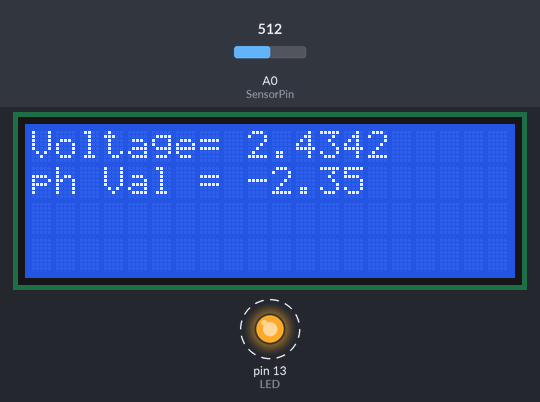
A sketch run on a simulated Arduino Uno, built with avr-gcc and run on an emulated ATmega328P. On the bench: 20×4 character LCD, output pins drawn as LEDs (lit = HIGH). Dashed ring = blinking. The inputs (shaded band) are chosen by the test bench; at power-on: A0 (SensorPin) = 512. What the sketch prints to the serial monitor is not drawn.

Above: at 1.5 s.
1.6 s: A0 (SensorPin) set to 716
At 2.4 s:
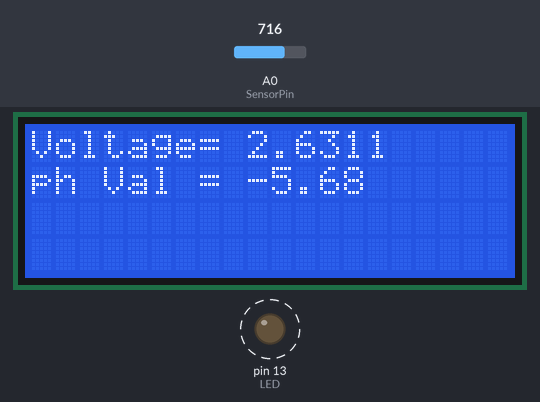
4.0 s: A0 (SensorPin) set to 900
At 4.9 s:
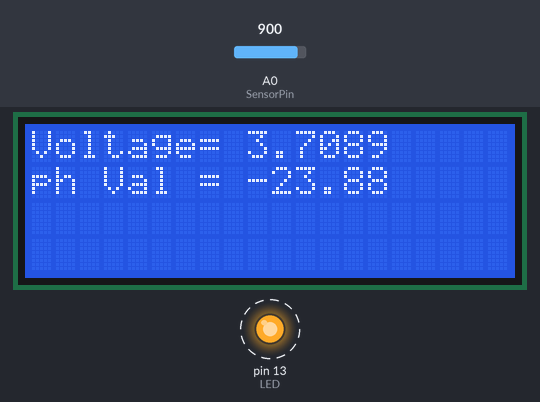
6.5 s: A0 (SensorPin) set to 1023
At 8.2 s:
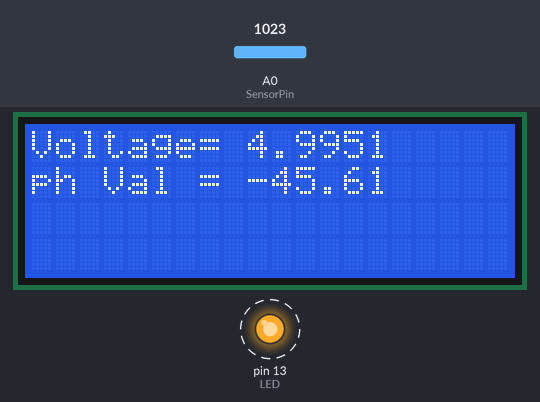
Timing chart, 0 to 15.0 s (numbered marks = the images above; inputs shaded):
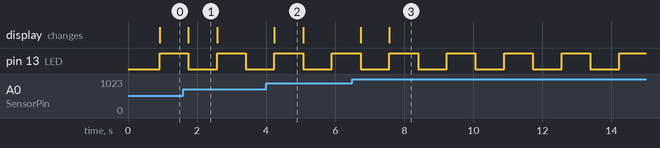

Measured:
- after the input at 1.6 s, the display: changes after 0.15 s (image 1)
- after the input at 4.0 s, the display: changes after 0.24 s (image 2)
- after the input at 6.5 s, the display: first changes after 0.24 s (image 3 shows a later state)
- by itself, pin 13 (LED): alternates HIGH for 0.83 s and LOW for 0.83 s
- what the display in image 1 shows lasts 0.9 s, from 1.7 s to 2.6 s

The sketch:

Sensor_PH.ino
```cpp
#include <Wire.h>
#include <LiquidCrystal_I2C.h>

LiquidCrystal_I2C lcd(0x27, 20, 4); // Alamat I2C, kolom, baris

#define KALIBRASI_PH false
#define NILAI_PH_KALIBRASI  4.01
#define SAMPLING_KALIBRASI  200

#define SensorPin A0
#define Offset    38.75929108
#define k         -16.88990526
#define LED       13
#define samplingInterval  20
#define printInterval     800
#define ArrayLenth        40    // times of collection
#define TAMPIL_SERIAL     true  // tampilkan hasil di serial monitor

int pHArray[ArrayLenth];   // Menyimpan nilai rata2 hasil pembacaan sensor
int pHArrayIndex = 0;

void setup(void) {
  pinMode(LED, OUTPUT);
#if TAMPIL_SERIAL
  Serial.begin(9600);
  Serial.println("STARTED");
#endif

  lcd.init();
  lcd.backlight();
  lcd.clear();
  lcd.setCursor(0, 0);
  lcd.print("Voltage= ");
  lcd.setCursor(0, 1);
  lcd.print("ph Val = ");
}

void loop(void) {
  static unsigned long samplingTime = millis();
  static unsigned long printTime = millis();
  static double pHValue, voltage;

#if KALIBRASI_PH  // MODE KALIBRASI
  double voltKalibrasi = 0;
  uint16_t samplingKalibrasi = SAMPLING_KALIBRASI;
#if TAMPIL_SERIAL
  Serial.print("KALIBRASI PH : ");
  Serial.println(NILAI_PH_KALIBRASI);
#endif
  lcd.setCursor(0, 0);
  lcd.print("KALIBRASI PH: ");
  lcd.setCursor(16, 0);
  lcd.print(NILAI_PH_KALIBRASI);
  for (uint16_t i = 0; i < samplingKalibrasi; i++) {
    voltage = analogRead(SensorPin) * 5.0 / 1024;
    voltKalibrasi += voltage;
    delay(samplingInterval);
#if TAMPIL_SERIAL
    Serial.print('.');
#endif
  }
#if TAMPIL_SERIAL
  Serial.println();
#endif
  voltKalibrasi /= samplingKalibrasi;
  delay(2000);
#if TAMPIL_SERIAL
  Serial.print("NILAI PH : ");
  Serial.print(NILAI_PH_KALIBRASI);
  Serial.print("\t\tVOLTAGE : ");
  Serial.println(voltKalibrasi, 4);
#endif
  lcd.clear();
  lcd.setCursor(0, 0);
  lcd.print("Nilai PH : ");
  lcd.setCursor(11, 0);
  lcd.print(NILAI_PH_KALIBRASI);
  lcd.setCursor(0, 1);
  lcd.print("Voltage : ");
  lcd.setCursor(10, 1);
  lcd.print(voltKalibrasi, 4);
  while (1) {};
#else // MODE EKSEKUSI
  if (millis() - samplingTime > samplingInterval) {
    pHArray[pHArrayIndex++] = analogRead(SensorPin);
    if (pHArrayIndex == ArrayLenth) pHArrayIndex = 0;

    voltage = avergearray(pHArray, ArrayLenth) * 5.0 / 1024;
    pHValue = k * voltage + Offset;
    samplingTime = millis();
  }

  // Setiap 800 mili detik, print a hasil pembacaan, ubah nyala kondisi LED
  if (millis() - printTime > printInterval) {
#if TAMPIL_SERIAL
    Serial.print("Voltage:");
    Serial.print(voltage, 4);
    Serial.print("    pH value: ");
    Serial.println(pHValue, 2);
#endif
    lcd.setCursor(9, 0);
    lcd.print("        ");
    lcd.setCursor(9, 1);
    lcd.print("        ");
    lcd.setCursor(9, 0);
    lcd.print(voltage, 4);
    lcd.setCursor(9, 1);
    lcd.print(pHValue);
    digitalWrite(LED, digitalRead(LED) ^ 1);
    printTime = millis();
  }
#endif
}

double avergearray(int* arr, int number) {
  int i;
  int max, min;
  double avg;
  long amount = 0;
  if (number <= 0) {
#if TAMPIL_SERIAL
    Serial.println("Error number for the array to avraging!/n");
#endif
    return 0;
  }

  if (number < 5) { //less than 5, calculated directly statistics
    for (i = 0; i < number; i++) {
      amount += arr[i];
    }
    avg = amount / number;
    return avg;
  } else {
    if (arr[0] < arr[1]) {
      min = arr[0]; max = arr[1];
    }
    else {
      min = arr[1]; max = arr[0];
    }
    for (i = 2; i < number; i++) {
      if (arr[i] < min) {
        amount += min;      //arr<min
        min = arr[i];
      } else {
        if (arr[i] > max) {
          amount += max;  //arr>max
          max = arr[i];
        } else {
          amount += arr[i]; //min<=arr<=max
        }
      }//if
    }//for
    avg = (double)amount / (number - 2);
  }//if
  return avg;
}
```
